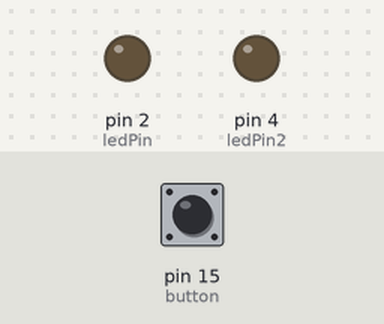
A sketch run on a simulated Arduino Uno, built with avr-gcc and run on an emulated ATmega328P. Shown: output pins drawn as LEDs (lit = HIGH). The test bench sets the inputs (shaded band); at power-on: pin 15 (button) LOW.

Above: at 1.2 s.
1.3 s: pin 15 (button) pulled HIGH for 0.15 s
At 1.37 s:
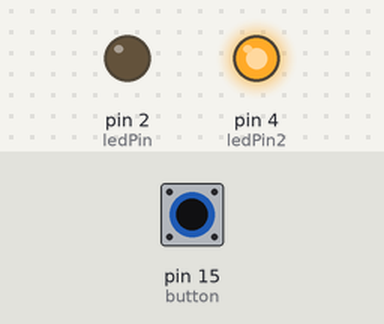
2.9 s: pin 15 (button) pulled HIGH for 3.2 s
At 6.5 s:
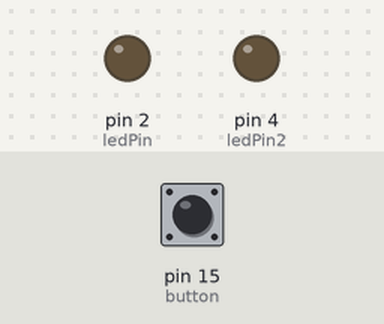
Timing chart, 0 to 8.0 s (numbered marks = the images above; inputs shaded):
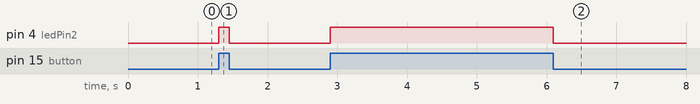

The sketch:

BASIC.ino
```cpp
const int button =15;
const int ledPin2 =4;
const int ledPin  =2;
int buttonstate =0;
void setup() {
  pinMode(button,INPUT);
  pinMode(ledPin2,OUTPUT);
  pinMode(ledPin,OUTPUT);

}

void loop() {
  buttonstate= digitalRead(button);
  //digitalWrite(ledPin,digitalRead(ledPin)^1);
  //delay(100);
  if(buttonstate == HIGH)
  {
    digitalWrite(ledPin2,HIGH);
  }
  else
  {
     digitalWrite(ledPin2,LOW);
  }

}
```

Measured:
- after the input at 1.3 s, pin 4 (ledPin2): LOW → HIGH at once, → LOW 0.15 s later
- after the input at 2.9 s, pin 4 (ledPin2): LOW → HIGH at once, → LOW 3.2 s later
